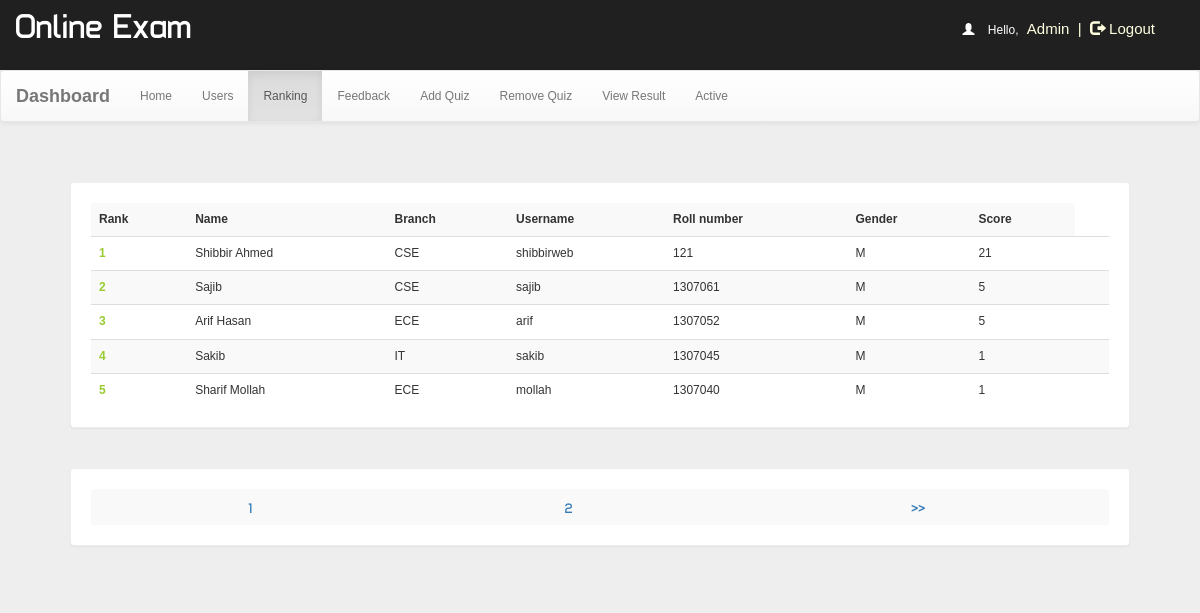
The page /dash.php?q=2 (signed in) on the database as committed earlier.
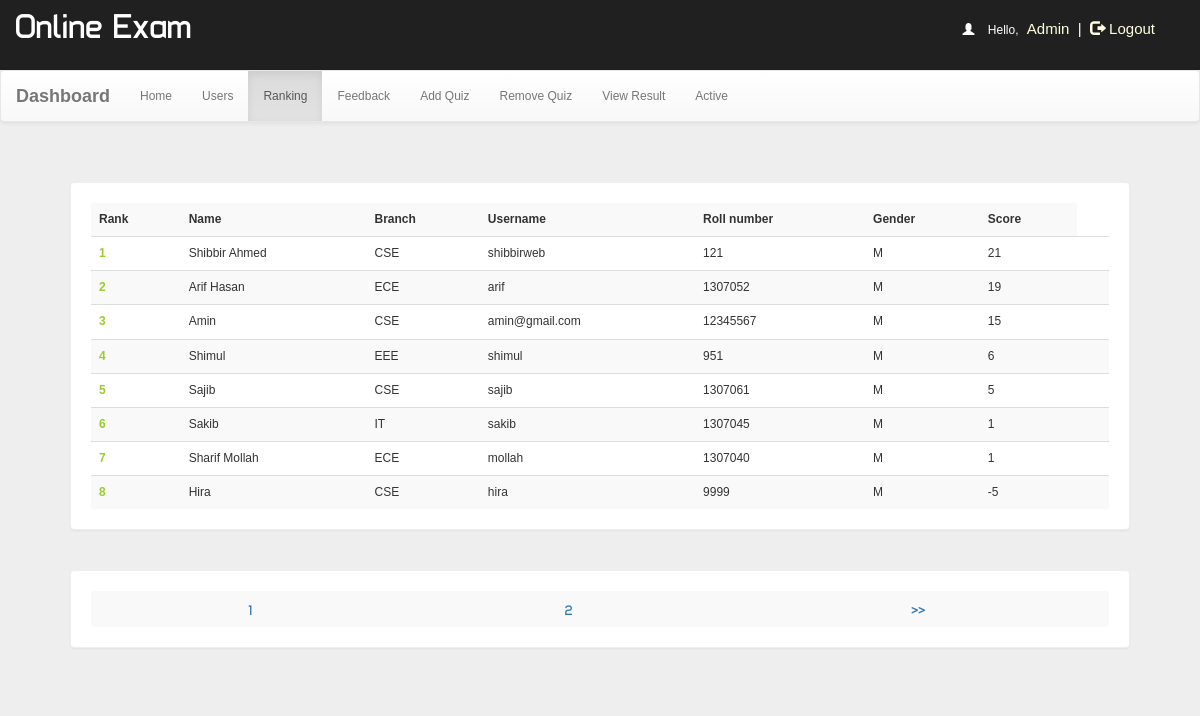
The same page on the database as committed later.
### tables this page shows
CREATE TABLE `rank` (
  `id` int(100) NOT NULL,
  `username` varchar(50) NOT NULL,
  `score` int(11) NOT NULL,
  `time` timestamp NOT NULL DEFAULT CURRENT_TIMESTAMP ON UPDATE CURRENT_TIMESTAMP
);

CREATE TABLE `user` (
  `id` int(100) NOT NULL,
  `name` varchar(50) NOT NULL,
  `rollno` varchar(20) NOT NULL,
  `branch` varchar(20) NOT NULL,
  `status` tinyint(4) NOT NULL DEFAULT '1',
  `gender` varchar(5) NOT NULL,
  `username` varchar(50) NOT NULL,
  `phno` bigint(20) NOT NULL,
  `password` varchar(50) NOT NULL
);

### dash.php (the view, shortened to what the changed rows need)
<!DOCTYPE html PUBLIC "-//W3C//DTD XHTML 1.0 Transitional//EN" "http://www.w3.org/TR/xhtml1/DTD/xhtml1-transitional.dtd">
<html xmlns="http://www.w3.org/1999/xhtml">
<head>
<link  rel="stylesheet" href="css/bootstrap.min.css"/>
 <link  rel="stylesheet" href="css/bootstrap-theme.min.css"/>
 <link rel="stylesheet" href="css/main.css">
 <link  rel="stylesheet" href="css/font.css">
</head>
<body  style="background:#eee;">
<?php
include_once 'dbConnection.php';
if (!(isset($_SESSION['username']))  || ($_SESSION['key']) != '54585c506829293a2d4c3b68543b316e2e7a2d277858545a36362e5f39') {
    session_destroy();
    header("location:index.php");
} else {
    $name     = $_SESSION['name'];
    $username = $_SESSION['username'];
}
?>
<div class="container">
<div class="row">
<div class="col-md-12">
            <?php
if (@$_GET['q'] == 2) {
    if(isset($_GET['show'])){
        $show = $_GET['show'];
        $showfrom = (($show-1)*10) + 1;
        $showtill = $showfrom + 9;
    }
    else{
        $show = 1;
        $showfrom = 1;
    }
    $q = mysqli_query($con, "SELECT * FROM rank") or die('Error223');
    echo '<div class="panel title">
<table class="table table-striped title1" >
<tr><td style="vertical-align:middle"><b>Rank</b></td><td style="vertical-align:middle"><b>Name</b></td><td style="vertical-align:middle"><b>Branch</b></td><td style="vertical-align:middle"><b>Username</b></td><td style="vertical-align:middle"><b>Roll number</b></td><td style="vertical-align:middle"><b>Gender</b></td><td style="vertical-align:middle"><b>Score</b></td></tr>';
    $c = $showfrom-1;
    $total = mysqli_num_rows($q);
    if($total >= $showfrom){
        $q = mysqli_query($con, "SELECT * FROM rank ORDER BY score DESC, time ASC LIMIT ".($showfrom-1).",10") or die('Error223');
        while ($row = mysqli_fetch_array($q)) {
            $e = $row['username'];
            $s = $row['score'];
            $q12 = mysqli_query($con, "SELECT * FROM user WHERE username='$e' ") or die('Error231');
            while ($row = mysqli_fetch_array($q12)) {
                $name     = $row['name'];
                $branch   = $row['branch'];
                $username = $row['username'];
                $rollno     = $row['rollno'];
                $gender   = $row['gender'];
            }
            $c++;
            echo '<tr><td style="color:#99cc32"><b>' . $c . '</b></td><td style="vertical-align:middle">' . $name . '</td><td style="vertical-align:middle">' . $branch . '</td><td style="vertical-align:middle">' . $username . '</td><td style="vertical-align:middle">' . $rollno . '</td><td style="vertical-align:middle">' . $gender . '</td><td style="vertical-align:middle">' . $s . '</td><td style="vertical-align:middle">';
        }
    }
    else{
    }
    echo '</table></div>';
    echo '<div class="panel title"><table class="table table-striped title1" ><tr>';
    $total = round($total/10) + 1;
    if(isset($_GET['show'])){
        $show = $_GET['show'];
    }
    else{
        $show = 1;
    }
    if($show == 1 && $total==1){
    }
    else if($show == 1 && $total!=1){
        $i = 1;
        while($i<=$total){
            echo '<td style="vertical-align:middle;text-align:center"><a style="font-size:14px;font-family:typo;font-weight:bold" href="dash.php?q=2&show='.$i.'">&nbsp;'.$i.'&nbsp;</a></td>';
            $i++;
        }
    }
    echo '</tr></table></div>';
}
?>
</div>
</div></div>
</body>
</html>

Rows that differ between the two databases and show on the page:
changed rank "Arif Hasan": score "5" → "19"; moves up the list
added rank: user.name "Amin", user.branch "CSE", user.username "amin@gmail.com", user.rollno "12345567", user.gender "M", score "15"
added rank: user.name "Shimul", user.branch "EEE", user.username "shimul", user.rollno "951", user.gender "M", score "6"
added rank: user.name "Hira", user.branch "CSE", user.username "hira", user.rollno "9999", user.gender "M", score "-5"
